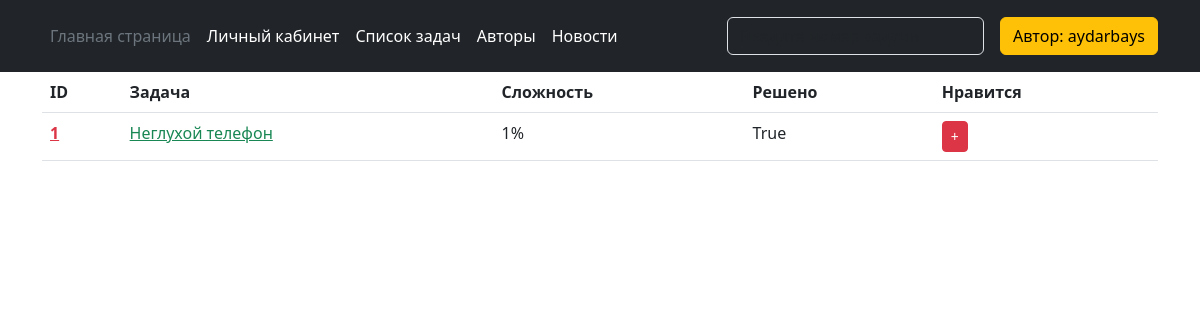
/problems (signed in), run on an earlier commit of the app's database.
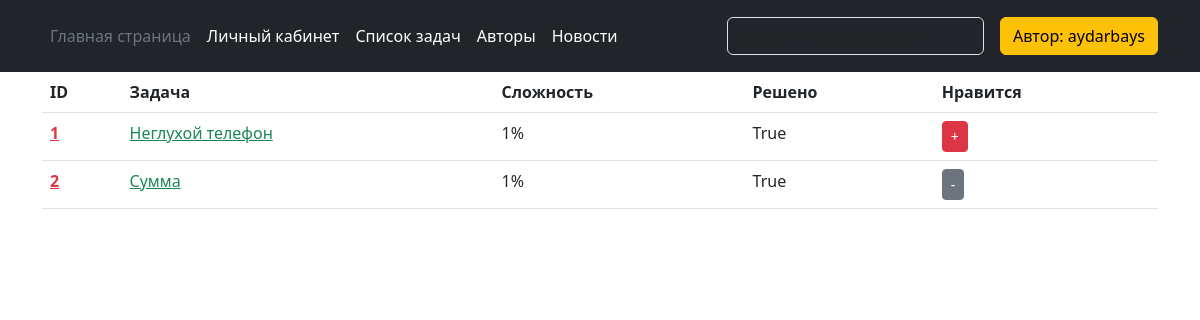
And on a later commit of the database.
### data/users.py (models this page shows, shortened)
class User(SqlAlchemyBase, UserMixin, SerializerMixin):
    __tablename__ = 'users'
    id = sqlalchemy.Column(sqlalchemy.Integer,
                           primary_key=True, autoincrement=True)
    username = sqlalchemy.Column(sqlalchemy.String, nullable=False)
    email = sqlalchemy.Column(sqlalchemy.String,
                              index=True, unique=True, nullable=True)
    hashed_password = sqlalchemy.Column(sqlalchemy.String, nullable=True)
    role = sqlalchemy.Column(sqlalchemy.String)
    problems = orm.relationship('Problems', back_populates='author')
    solved_problems = orm.relationship('Solvings', back_populates='student')
    favourite_problems = orm.relationship('FavouriteProblems', back_populates='student')

### data/problems.py (models this page shows)
class Problems(SqlAlchemyBase, SerializerMixin):
    __tablename__ = 'problems'
    id = sqlalchemy.Column(sqlalchemy.Integer, primary_key=True, autoincrement=True)
    author_id = sqlalchemy.Column(sqlalchemy.Integer, sqlalchemy.ForeignKey("users.id"))
    title = sqlalchemy.Column(sqlalchemy.String, nullable=True)
    description = sqlalchemy.Column(sqlalchemy.String, nullable=True)
    input_description = sqlalchemy.Column(sqlalchemy.String, nullable=True)
    output_description = sqlalchemy.Column(sqlalchemy.String, nullable=True)
    difficult = sqlalchemy.Column(sqlalchemy.Integer, nullable=True)
    rating = sqlalchemy.Column(sqlalchemy.Integer, default=100)
    example_count = sqlalchemy.Column(sqlalchemy.Integer, default=0)
    test_count = sqlalchemy.Column(sqlalchemy.Integer, default=0)
    time_needed = sqlalchemy.Column(sqlalchemy.String, default='1 сек')
    memory_needed = sqlalchemy.Column(sqlalchemy.String, default='16 Мб')
    post_date = sqlalchemy.Column(sqlalchemy.DateTime, default=datetime.datetime.now())
    author = orm.relationship('User')
    students_that_solved = orm.relationship('Solvings', back_populates='problem')
    students_that_liked = orm.relationship('FavouriteProblems', back_populates='problem')
    tests = orm.relationship('Test', back_populates='problem')
    examples = orm.relationship('Example', back_populates='problem')

### main.py (the view)
@app.route('/problems')
def problems():
    db_sess = db_session.create_session()
    problems = db_sess.query(Problems)
    fav_problems = [item.problem_id for item in db_sess.query(FavouriteProblems).filter(current_user.id == FavouriteProblems.student_id)]
    solved = [item.problem_id for item in
                    db_sess.query(Solvings).filter(current_user.id == Solvings.student_id)]
    return render_template('problems.html', title='Задачи', problems=problems, fav_problems=fav_problems, solved=solved)

### data/db_session.py (called while the page is built)
def create_session() -> Session:
    global __factory
    return __factory()

### main.py (called while the page is built)
@login_manager.user_loader
def load_user(user_id):
    db_sess = db_session.create_session()
    return db_sess.query(User).get(user_id)

### templates/problems.html
{% extends "base.html" %}
{% block content %}
    <table class="table">
      <thead class="thead-light">
        <tr>
          <th scope="col">ID</th>
          <th scope="col">Задача</th>
          <th scope="col">Сложность</th>
          <th scope="col">Решено</th>
          {% if current_user.is_authenticated%}
            <th scope="col">Нравится</th>
          {% endif %}
        </tr>
      </thead>
      <tbody>
        {% for item in problems %}
        <tr>
          <th scope="row"><a href="/problem/{{item.id}}" class="link-danger">{{item.id}}</a></th>
          <td><a href="/problem/{{item.id}}" class="link-success">{{item.title}}</a></td>
          <td>{{item.difficult}}%</td>
          {% if current_user.is_authenticated %}
            {% if item.id in solved %}
              <td>True</td>
            {% else %}
              <td>False</td>
            {% endif %}
            {% if item.id in fav_problems %}
              <td><a class="btn btn-secondary btn-sm" href="/liked/{{item.id}}">-</a></td>
            {% else %}
              <td><a class="btn btn-danger btn-sm" href="/liked/{{item.id}}">+</a></td>
            {% endif %}
          {% endif %}
        </tr>
        {% endfor %}
      </tbody>
    </table>
{% endblock %}

### templates/base.html (shortened to what this page needs)
<!DOCTYPE html>
<html lang="en">
<head>
    <link rel="stylesheet" href=/static/css/style.css/>
    <link rel="stylesheet" href="/static/vendor/css/bootstrap.min.css">
</head>
<body>
    <header class="p-3 text-bg-dark">
    <div class="container">
      <div class="d-flex flex-wrap align-items-center justify-content-center justify-content-lg-start">
        <ul class="nav col-12 col-lg-auto me-lg-auto mb-2 justify-content-center mb-md-0">
          <li><a href="/" class="nav-link px-2 text-secondary">Главная страница</a></li>
          <li><a href="/profile" class="nav-link px-2 text-white">Личный кабинет</a></li>
          <li><a href="/problems" class="nav-link px-2 text-white">Список задач</a></li>
          <li><a href="/authors" class="nav-link px-2 text-white">Авторы</a></li>
          <li><a href="/news" class="nav-link px-2 text-white">Новости</a></li>
        </ul>
        <form class="col-12 col-lg-auto mb-3 mb-lg-0 me-lg-3" role="search" action="/problem">
          <input type="text" class="form-control form-control-dark text-bg-dark" placeholder="Введите номер задачи" aria-label="Поиск задач" name="problem_id">
        </form>
        <div class="text-end">
            {% if current_user.is_authenticated %}
                <a class="btn btn-warning" href="/logout">{{ current_user.role }}: {{ current_user.username }}</a>
            {% else %}
                <a class="btn btn-outline-light me-2" href="/register">Регистрация</a>
                <a class="btn btn-warning" href="/login">Вход</a>
            {% endif %}
        </div>
      </div>
    </div>
  </header>
    <center>
    <main role="main" class="container">
         {% block content %}{% endblock %}
    </main>
    </center>
</body>
</html>

What changed in the data, as far as the page shows it:
added Problems: id "2", title "Сумма", difficult "1", shows "True"
